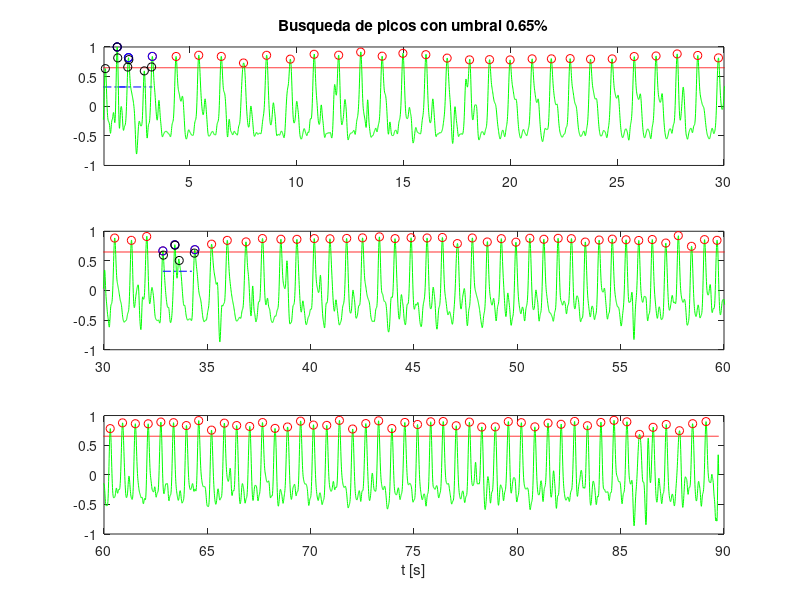

Reproduce this figure in MATLAB.
clear all;

addpath('/usr/share/octave/packages/signal-1.3.2'); %incluye el specgram

load intensidad_RGB.mat; % brillo, 1 es R, 2 es G, 3 es B.

video_length = length(brillo);

frec_video = 29.37; %frecuencia muestreo video
t_video = 1/(frec_video); %tiempo muestreo video

ejeXvideo = 0 : t_video : ((video_length-1)*t_video);

[b, a] = butter( 4, [0.4*2/frec_video , 10*2/frec_video]); %FiltroPincripal

ida_vuelta = filtfilt(b, a, brillo(:,2));

filtrado = filter([-2 -1 0 1 2], 1, ida_vuelta);

length_Ma = 12;
ma = ones(1,length_Ma)./(length_Ma); %Moving Average
filtMovingAverage = conv(ma, filtrado.^2);

filtMA_length = length(filtMovingAverage);
puntos_descarte = (length_Ma)/2;
filtMovingAverage = filtMovingAverage(puntos_descarte : (filtMA_length-puntos_descarte));

final = filtrado ./ sqrt(filtMovingAverage);

umbral_value = 0.65;
umbral = ones(1,video_length)*umbral_value; %Moving Average

ejeXsobreMuestreoVideo = 0 : (t_video/4) : (((video_length)-(1/4))*(t_video));

sobreMuestreo = upsample(final,4);

[b, a] = butter( 27, 3.3*2/frec_video); %FiltroPasaBajoLimpia

respuestaSobreMuestreo = filtfilt(b, a, sobreMuestreo);

max_signal = max(respuestaSobreMuestreo);
umbralSignal = umbral_value*max_signal;

puntosMayoresUmbral = respuestaSobreMuestreo > umbralSignal;
derivadaMayoresUmbral = diff(puntosMayoresUmbral);

intervalos = find(derivadaMayoresUmbral);

picos = [];
for (i = 1:2:length(intervalos))
	picos((i+1)/2) = round((intervalos(i)+intervalos(i+1))/2);
endfor

umbral = ones(1,video_length*4)*umbral_value; %Umbral

tiempoIbi = [];
for (i = 1:(length(picos)-1))
	tiempoIbi(i) = ejeXsobreMuestreoVideo(picos(i));
endfor

ibi = [];
for (i = 1:(length(picos)-1))
	ibi(i) = ejeXsobreMuestreoVideo(picos(i+1))-ejeXsobreMuestreoVideo(picos(i));
endfor

%%a umbral de 200ms
separacionEntreDosLatidos = 0.2;
picosCercanos = find(ibi < separacionEntreDosLatidos);

for (i = 1:(length(picosCercanos)-1))
	index = picosCercanos(i);
	valorPico1 = respuestaSobreMuestreo(picos(index));
	valorPico2 = respuestaSobreMuestreo(picos(index+1));

	if(valorPico1 > valorPico2)
		picos((index+1)) = [];
	else
		picos(index) = [];
	endif

endfor

%%b diferencia de 1.5 veces el anterior
nuevosPicos = [];

for (i = 1:(length(ibi)-1))
	relacionA = ibi(i)/ibi(i+1);
	relacionB = 1/relacionA;

	if(relacionA >= 1.5)
		nuevosPicos(end+1) = picos(i);
		nuevosPicos(end+1) = picos(i+1);
		nuevosPicos(end+1) = picos(i+2);
	endif

	if(relacionB >= 1.5)
		nuevosPicos(end+1) = picos(i);
		nuevosPicos(end+1) = picos(i+1);
		nuevosPicos(end+1) = picos(i+2);
	endif

endfor

umbral_value_2 = umbral_value/2;
max_signal = max(respuestaSobreMuestreo);
umbralSignal2 = umbral_value_2*max_signal;

picos2 = [];

for (i = 1:3:(length(nuevosPicos)-1))
	posiblePico = zeros(1,length(respuestaSobreMuestreo));
	posiblePico(nuevosPicos(i):nuevosPicos(i+2)) = respuestaSobreMuestreo(nuevosPicos(i):nuevosPicos(i+2));

	puntosMayoresUmbral2 = posiblePico > umbralSignal2;
	derivadaMayoresUmbral2 = diff(puntosMayoresUmbral2);

	intervalos2 = find(derivadaMayoresUmbral2);

	for (j = 1:2:length(intervalos2))
		picos2(end+1) = round((intervalos2(j)+intervalos2(j+1))/2);
	endfor

endfor

figure;
%legend('Moving Average','Umbral','Senial derivada normalizada');
subplot(3,1,1);
plot(ejeXsobreMuestreoVideo, umbral, 'r');
hold on;
for (i = 1:3:(length(nuevosPicos)-1))
	tiemposNuevosPicos = ejeXsobreMuestreoVideo(nuevosPicos(i));
	sigTiemposNuevosPicos = ejeXsobreMuestreoVideo(nuevosPicos(i+2));
	plot([tiemposNuevosPicos, sigTiemposNuevosPicos], [umbral_value_2, umbral_value_2], '-.b');
endfor
plot(ejeXsobreMuestreoVideo, respuestaSobreMuestreo/max(respuestaSobreMuestreo), 'g');
plot(ejeXsobreMuestreoVideo(picos),respuestaSobreMuestreo(picos)/max(respuestaSobreMuestreo), 'or');
plot(ejeXsobreMuestreoVideo(nuevosPicos),respuestaSobreMuestreo(nuevosPicos)/max(respuestaSobreMuestreo), 'ob');
plot(ejeXsobreMuestreoVideo(picos2),respuestaSobreMuestreo(picos2)/max(respuestaSobreMuestreo), 'ok');
xlim([1 30]);
title('Busqueda de picos con umbral 0.65%');

subplot(3,1,2);
plot(ejeXsobreMuestreoVideo, umbral, 'r');
hold on;
plot(ejeXsobreMuestreoVideo, respuestaSobreMuestreo/max(respuestaSobreMuestreo), 'g');
plot(ejeXsobreMuestreoVideo(picos),respuestaSobreMuestreo(picos)/max(respuestaSobreMuestreo), 'or');
plot(ejeXsobreMuestreoVideo(nuevosPicos),respuestaSobreMuestreo(nuevosPicos)/max(respuestaSobreMuestreo), 'ob');
plot(ejeXsobreMuestreoVideo(picos2),respuestaSobreMuestreo(picos2)/max(respuestaSobreMuestreo), 'ok');
for (i = 1:3:(length(nuevosPicos)-1))
	tiemposNuevosPicos = ejeXsobreMuestreoVideo(nuevosPicos(i));
	sigTiemposNuevosPicos = ejeXsobreMuestreoVideo(nuevosPicos(i+2));
	plot([tiemposNuevosPicos, sigTiemposNuevosPicos], [umbral_value_2, umbral_value_2], '-.b');
endfor
xlim([30 60]);

subplot(3,1,3);
plot(ejeXsobreMuestreoVideo, umbral, 'r');
hold on;
plot(ejeXsobreMuestreoVideo, respuestaSobreMuestreo/max(respuestaSobreMuestreo), 'g');
plot(ejeXsobreMuestreoVideo(picos),respuestaSobreMuestreo(picos)/max(respuestaSobreMuestreo), 'or');
plot(ejeXsobreMuestreoVideo(nuevosPicos),respuestaSobreMuestreo(nuevosPicos)/max(respuestaSobreMuestreo), 'ob');
plot(ejeXsobreMuestreoVideo(picos2),respuestaSobreMuestreo(picos2)/max(respuestaSobreMuestreo), 'ok');
for (i = 1:3:(length(nuevosPicos)-1))
	tiemposNuevosPicos = ejeXsobreMuestreoVideo(nuevosPicos(i));
	sigTiemposNuevosPicos = ejeXsobreMuestreoVideo(nuevosPicos(i+2));
	plot([tiemposNuevosPicos, sigTiemposNuevosPicos], [umbral_value_2, umbral_value_2], '-.b');
endfor
xlim([60 90]);

xlabel('t [s]');
print -djpg imagenes/punto_12_cardiometro.jpg; %Octave
grid minor;

for (i = 1:3:(length(picos2)))
	find(picos == picos2(i))
endfor

